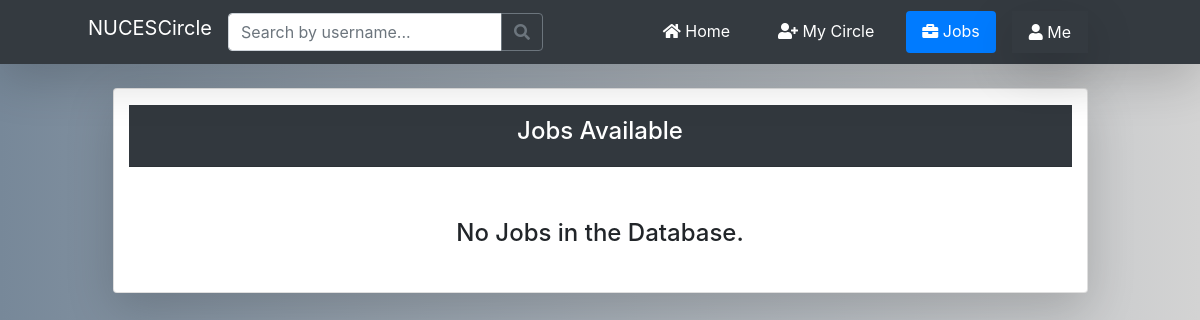
/job_listings/ (signed in), run on an earlier commit of the app's database.
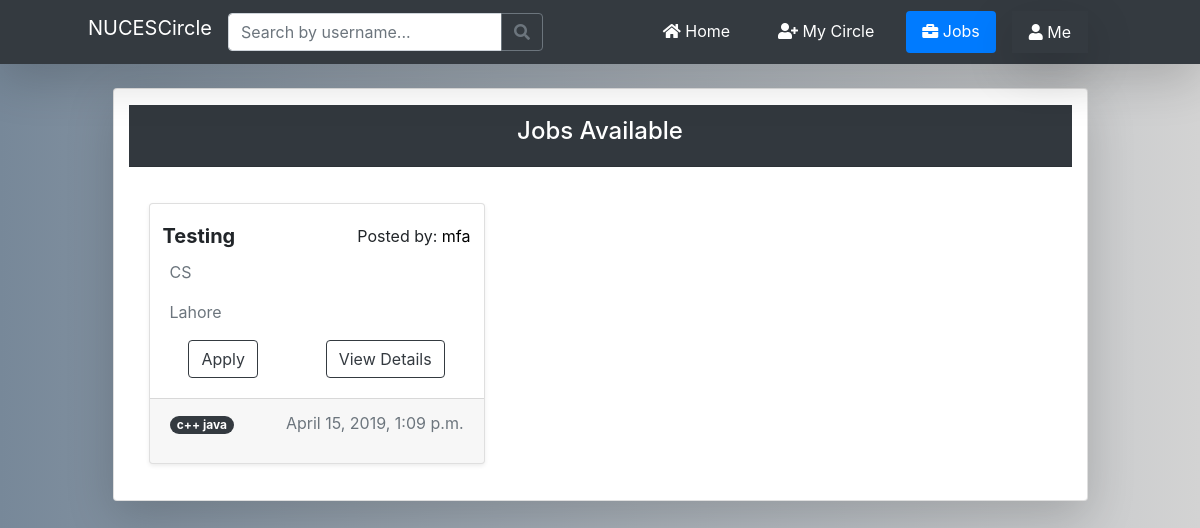
And on a later commit of the database.
### nucescircle/models.py (models this page shows, shortened)
class Job(models.Model):
    posted_by = models.ForeignKey(User, on_delete=models.CASCADE)
    job_title = models.CharField(max_length=32, blank=True)
    job_desc = models.TextField(blank=True)
    job_location = models.CharField(max_length=32, blank=True)
    job_field = models.CharField(max_length=6, blank=True)
    job_tags = models.CharField(max_length=255, blank=True)
    date_posted = models.DateTimeField(default=timezone.now)

### nucescircle/views.py (the view)
# urls.py: path('job_listings/', views.jobs_listing, name='circle-jobs'),
@login_required
def jobs_listing(request):
    rec = Recruiter.objects.filter(user=request.user)
    jobs = Job.objects.all()
    context = {'jobs_posted': jobs}
    if rec:
        return redirect('circle-recruit')
    return render(request, 'nucescircle/JobsListing.html', context)

### nucescircle/templates/nucescircle/JobsListing.html
{% extends "nucescircle/base.html" %}
{% block content %}
<div class="container-fluid gedf-wrapper">
    <div class="card col-lg-10 mx-auto text-center my-4 shadow-lg rounded">
        <div class="bg-dark text-white my-3">
            <div class="card-header">
            <h4>Jobs Available</h4>
            </div>
        </div>
        <div class="card-body">
            <div class="row">
            {% if jobs_posted %}
                {% for job in jobs_posted %}
                    <div class="col-sm">
                        <div class="card job-card text-left mb-3 shadow-sm">
                            <div class="card-body">
                                <div class="row">
                                    <h5 class="card-title mr-auto ml-2"><strong>{{ job.job_title }}</strong></h5>
                                    <div class="ml-auto mr-2">
                                        Posted by: <a href="">{{ job.posted_by }}</a>
                                    </div>
                                </div>
                                <p class="text-muted mr-auto">{{ job.job_field }}</p>
                                <p class="text-muted">{{ job.job_location }}</p>
                                <div class="row">
                                    <button class="btn btn-outline-dark mx-auto">Apply</button>
                                    <button class="btn btn-outline-dark mx-auto">View Details</button>
                                </div>
                            </div>
                            <div class="card-footer">
                                <span class="badge badge-pill badge-dark">{{ job.job_tags }}</span>
                                <p class="text-muted float-right">{{ job.date_posted }}</p>
                            </div>
                        </div>
                    </div>
                {% endfor %}
            {% else %}
                <div class="py-3 mx-auto px-3">
                    <h4>No Jobs in the Database.</h4>
                </div>
            {% endif %}
            </div>
        </div>
    </div>
</div>
{% endblock %}

What changed in the data, as far as the page shows it:
added Job: job_title "Testing", posted_by "mfa", job_field "CS", job_location "Lahore", job_tags "c++ java", date_posted "April 15, 2019, 1:09 p.m."
Also different on the page:
text no longer shown: "No Jobs in the Database."
